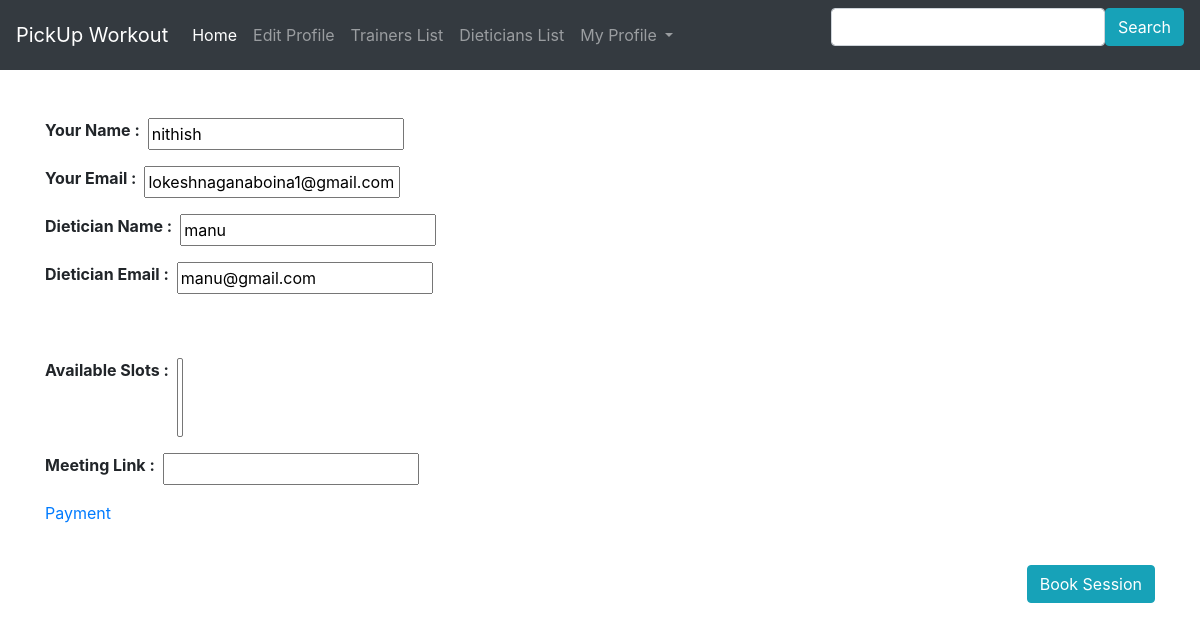
Screenshot of /profile_member/dieticians_list/dietician_book/manu (signed in) with the database file from the repository.
### accounts/models.py (models this page shows)
class MyUser(AbstractUser):
	is_trainer=models.BooleanField(default=False)
	is_member=models.BooleanField(default=False)
	is_dietician=models.BooleanField(default=False)
	age=models.IntegerField(validators=[MaxValueValidator(70)],default=0)
	gender = models.CharField(max_length=255,default='M')
	workout=models.CharField(max_length=255)
	phone=models.IntegerField(validators=[MaxValueValidator(10)],default=0)

### accounts/views.py (the view, shortened to what this page needs)
# urls.py: path('profile_member/dieticians_list/dietician_book/<slug:my_name>',views.bookslot_dietician,name="bookslot_dietician"),
def bookslot_dietician(request,my_name):
    context={}
    dietician=Dietician.objects.all()
    obj=MyUser.objects.get(username=my_name)
    slot=Slot.objects.all()
    val={}
    for i in slot:
        if(str(i.user)==my_name):
            val=i
            break
    for lineitems in dietician:
        print(lineitems.available)
        if(str(lineitems.user) == my_name):
            print(str(lineitems.user))
            print(obj.email)
            context={
                "email1":obj.email,
                "availables":lineitems.available,
                "name1":lineitems.user,
                "obj":lineitems,
                "slot":val
	        }
            break
    return render(request,'bookslot_dietician.html',context)

### accounts/templates/bookslot_dietician.html (shortened to what this page needs)
{% extends 'base_member.html' %}
{% block content %}
<br>
<br>
<form method="POST" action="">
    <div class="input-group mb-3">
        <label for="name"><strong>Your Name :</strong></label>&ensp;
        <input type="text" name="name" id="box" value="{{ user.username }}" readonly required>&ensp;
    </div>
    <div class="input-group mb-3">
        <label for="email"><strong>Your Email :</strong></label>&ensp;
        <input type="text" name="email" id="box" pattern="^[a-z0-9A-Z.!#$%&'*+/=_{|}~-]+@gmail.com$" oninvalid="setCustomValidity('Format required : abc@gmail.com')" oninput="setCustomValidity('')" value="{{user.email}}" readonly required>
    </div>
    <div class="input-group mb-3">
        <label for="tname"><strong>Dietician Name :</strong></label>&ensp;
        <input type="text" name="tname" id="box" value="{{ name1 }}" readonly required>&ensp;
    </div>
    <div class="input-group mb-3">
        <label for="temail"><strong>Dietician Email :</strong></label>&ensp;
        <input type="text" name="temail" id="box" pattern="^[a-z0-9A-Z.!#$%&'*+/=_{|}~-]+@gmail.com$" oninvalid="setCustomValidity('Format required : abc@gmail.com')" oninput="setCustomValidity('')" value="{{email1}}"  readonly required>
    </div>
    <br>
    <br>
    <div class="input-group mb-3">
        <label for="available"><strong>Available Slots :</strong></label>&ensp;
        <select class="selectpicker" name="availables" multiple data-live-search="true" data-live-search-placeholder="Timings" required>
            <option disabled="true"></option>
    </select>
    </div>
    <div class="input-group mb-3">
        <label for="meetinglink"><strong>Meeting Link :</strong></label>&ensp;
        <input type="text" name="meetinglink" id="meetinglink" oninvalid="setCustomValidity('Please enter the meeting link')" oninput="setCustomValidity('')" required>
    </div>
    <div class="form-group">
        <a href="{% url  'payment'  %}">Payment</a>
    </div>
    <br>
    <div class="form-group">
        <input type="submit" value="Book Session" class="btn btn-info float-right">
    </div>
</form>
{% endblock %}

### rows the page displays
MyUser: name "nithish", email "lokeshnaganaboina1@gmail.com"
MyUser: tname "manu", temail "manu@gmail.com"
